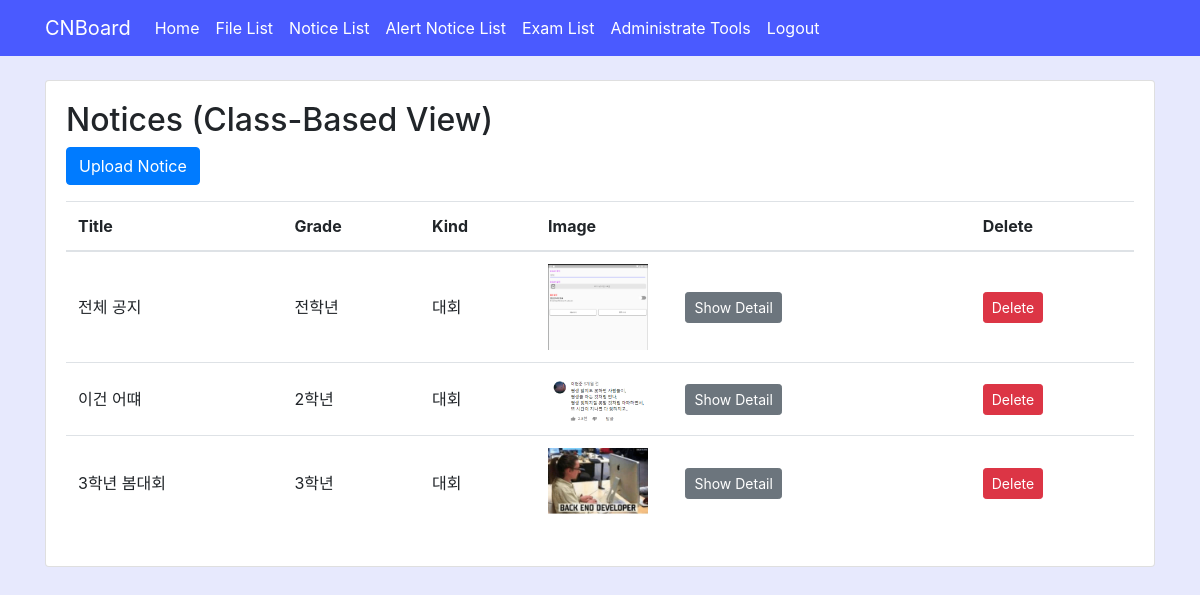
Before: /Service/class/notices/ with the older database file.
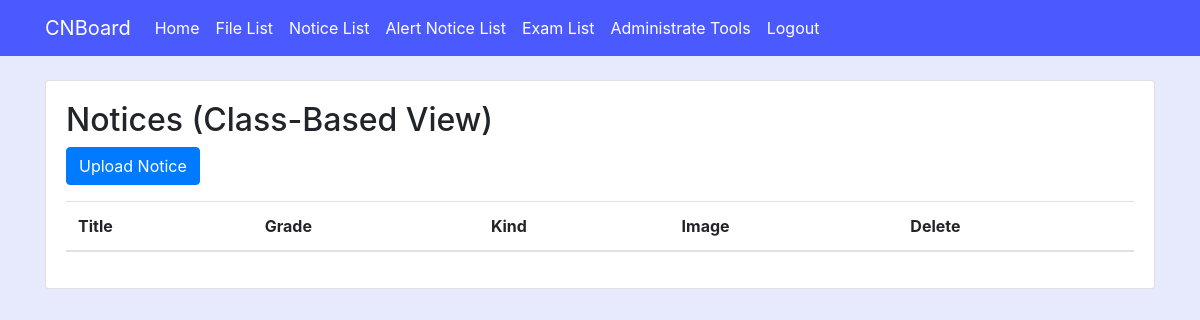
After: the same page with the newer database file.
### Service/models.py (models this page shows, shortened)
class NoticeData(models.Model):
    notice_date = models.DateField(null=False, auto_now_add=True)
    notice_title = models.CharField(null=False, max_length=30)
    target_grade = models.IntegerField(null=False)
    notice_image = models.ImageField(upload_to='notice/', null=False)
    notice_kind = models.IntegerField(null=False, default=0)

### Service/views.py (the view)
# urls.py: path('class/notices/', views.NoticeListView.as_view(), name='class_notice_list'),
class NoticeListView(ListView):
    model = NoticeData
    template_name = 'class_notice_list.html'
    context_object_name = 'notices'

### Service/templates/class_notice_list.html
{% extends 'notice_list.html' %}
{% block content_header %}
    <h2>Notices (Class-Based View)</h2>
    <p>
        <a href="{% url 'class_upload_notice' %}" class="btn btn-primary">Upload Notice</a>
    </p>
{% endblock %}

### Service/templates/notice_list.html (shortened to what this page needs)
{% extends 'base.html' %}
{% block content %}
    {% block content_header %}{% endblock %}
    <table class="table">
        <thead>
            <tr>
                <th>Title</th>
                <th>Grade</th>
                <th>Kind</th>
                <th>Image</th>
                <th>Delete</th>
            </tr>
        </thead>
        <tbody>
            {% for notice in notices %}
                <tr>
                    <td style="vertical-align:middle;">{{ notice.notice_title }}</td>
                    <td style="vertical-align:middle;">
                        {% if notice.target_grade == 0 %}
                        NULL
                        {% elif notice.target_grade == 1 %}
                        1학년
                        {% elif notice.target_grade == 2 %}
                        2학년
                        {% elif notice.target_grade == 3 %}
                        3학년
                        {% else %}
                        전학년
                        {% endif %}
                    </td>
                    <td style="vertical-align:middle;">
                        {% if notice.notice_kind == 0 %}
                        NULL
                        {% elif notice.notice_kind == 1 %}
                        일정
                        {% elif notice.notice_kind == 2 %}
                        대회
                        {% elif notice.target_grade == 3 %}
                        행사
                        {% else %}
                        기타
                        {% endif %}
                    </td>
                    <td style="vertical-align:middle;">
                        {% if notice.notice_image %}
                            <img src="{{ notice.notice_image.url }}" alt="{{ notice.notice_title }}" style="width:100px;">
                        {% endif %}
                        <a href="{{ notice.notice_image.url }}" target="_blank" class="btn btn-secondary btn-sm" style="margin-left:8%;">Show Detail</a>
                    </td>
                    <td style="vertical-align:middle;">
                        {% with list_id=notice.pk|stringformat:"s" %}
                            <button type="button" class="btn btn-danger btn-sm" data-toggle="modal" data-target="#{{ 'DeleteModel'|add:list_id }}">Delete</button>
                        {% endwith %}
                    </td>
                </tr>
            {% endfor %}
        </tbody>
    </table>
{% endblock %}

### Service/templates/base.html (shortened to what this page needs)
{% load static %}<!doctype html>
<html lang="en">
<head>
  <link rel="stylesheet" href="https://stackpath.bootstrapcdn.com/bootstrap/4.1.3/css/bootstrap.min.css">
  <link rel="stylesheet" type="text/css" href="{% static 'css/app.css' %}">
</head>
<body style="background-color:#E7E9FD">
  <nav class="navbar navbar-expand-lg navbar-light mb-4" style="background-color:#4A5AFF">
    <div class="container">
      <a class="navbar-brand" href="{% url 'home' %}" style="color:white">CNBoard</a>
      <div class="collapse navbar-collapse" id="navbarSupportedContent">
        <ul class="navbar-nav">
          <li class="nav-item">
            <a class="nav-link" href="{% url 'home' %}" style="color:white">Home</a>
          </li>
          <li class="nav-item">
            <a class="nav-link" href="{% url 'file_list' %}" style="color:white">File List</a>
          </li>
          <li class="nav-item">
            <a class="nav-link" href="{% url 'notice_list' %}" style="color:white">Notice List</a>
          </li>
          <li class="nav-item">
            <a class="nav-link" href="{% url 'alert_notice_list' %}" style="color:white">Alert Notice List</a>
          </li>
          <li class="nav-item">
            <a class="nav-link" href="{% url 'exam_data_list' %}" style="color:white">Exam List</a>
          </li>
          <li class="nav-item">
            <a class="nav-link" href="{% url 'administrate_tools' %}" style="color:white">Administrate Tools</a>
          </li>
          <li class="nav-item">
            <a class="nav-link" href="{% url 'logout' %}" style="color:white">Logout</a>
          </li>
        </ul>
      </div>
    </div>
  </nav>
  <div class="container">
    <div class="row justify-content-center">
      <div class="col-lg-12 col-md-12">
        <div class="card mb-4">
          <div class="card-body">
            {% block content %}
            {% endblock %}
          </div>
        </div>
      </div>
    </div>
  </div>
</body>
</html>

### Service/static/css/app.css (style rules this page uses)
body { background-color: #E7E9FD; }

Changed rows visible on the page:
removed NoticeData: notice_title "전체 공지", target_grade "전학년", notice_kind "대회", notice_image (picture)
removed NoticeData: notice_title "이건 어떄", target_grade "2학년", notice_kind "대회", notice_image (picture)
removed NoticeData: notice_title "3학년 봄대회", target_grade "3학년", notice_kind "대회", notice_image (picture)
